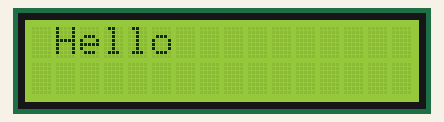
A sketch run on a simulated Arduino Uno, built with avr-gcc and run on an emulated ATmega328P. On the bench: 16×2 character LCD.

Above: at 0.1 s.
At 1.1 s:
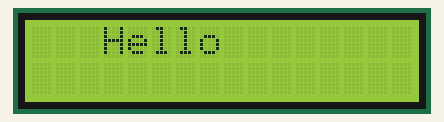
At 2.6 s:
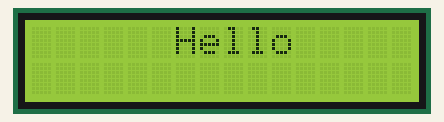
At 5.6 s:
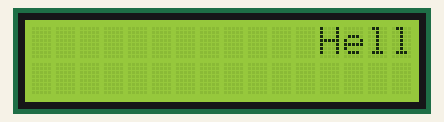
At 7.6 s:
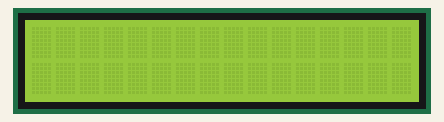
At 11.2 s:
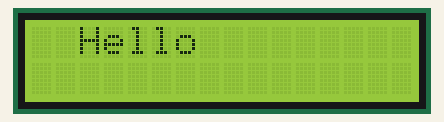

Measured:
- by itself, everything shown: repeats every 10.5 s, in 21 steps
- what the display in image 1 shows lasts 0.5 s, from 1.1 s to 1.6 s

The sketch:

Stroka.ino
```cpp
#include <LiquidCrystal_I2C.h>    // библиотека
LiquidCrystal_I2C lcd(0x27,16,2); //инициализация LCD дисплея, задание параметров (кол-во строк и символов);

bool flag = false;
void setup() {
  lcd.init();                      // инициализация LCD дисплея
  lcd.backlight();                 // включение подстветки
  lcd.setCursor(0,0);              //установка курсора на заданную позицию;
  lcd.print("Hello");              // Print a message to the LCD.

}

void loop() {
   if (flag == false){
   for (int i = 0; i <16 ; i++) {
    lcd.scrollDisplayRight();  // прокрутка содержимого дисплея на 1 позицию вправо;
      delay(500);
   }
   flag = true;
   }
   else {for (int i = 0; i <21 ; i++) {
    lcd.scrollDisplayRight();
      delay(500);
   } }
   for (int i = 0; i < 19; i++){
    lcd.scrollDisplayRight();
   }
 }

/*
 *Команды библиотеки LiquidCrystal_I2C.h*
name.init() // инициализация LCD дисплея
name.clear()  // Очистка дисплея с установкой курсора в положение 0,0.
name.home()   // Установка курсора в позицию 0,0. Работает как функция setCursor(0,0);
name.noDisplay() // Выключает дисплей.Данные на дисплее не будут отображаться до вызова функции display, но и не сотрутся из памяти ОЗУ, а после вызова функции display, опять будут отображаться.
name.display()  // Включает дисплей после того как он был выключен функцией noDisplay.
name.noBlink()   //Выключение мигающего курсора.
name.blink()    //Включение мигающего курсора.
name.noCursor() // Выключение подчеркивания курсора.
name.cursor     // Включение подчеркивания курсора.
name.scrollDisplayLeft()  // Сдвигает координаты дисплея на один столбец вправо.
Постоянный вызов данной функции создаст эффект бегущей строки.
Координаты сдвигаются как для имеющейся на дисплее информации, так и для той, которая будет выведена после.
name.scrollDisplayRight () // Сдвигает координаты дисплея на один столбец влево.
Постоянный вызов данной функции создаст эффект бегущей строки.
Координаты сдвигаются как для имеющейся на дисплее информации, так и для той, которая будет выведена после.
name.leftToRight()  // Указывает, что после каждого нового символа, положение курсора должно сдвигаться на один столбец вправо.
name.rightToLeft()  // Указывает, что после каждого нового символа, положение курсора должно сдвигаться на один столбец влево.
name.shiftIncrement
name.shiftDecrement
name.noBacklight     // Выключение подсветки дисплея.
name.backlight       // Включение подсветки дисплея.
name.autoscroll()    // Указывает, что в дальнейшем, текст нужно выравнивать по правому краю от изначальной позиции курсора.
name.noAutoscroll()  // Указывает, что в дальнейшем, текст нужно выравнивать по левому краю от изначальной позиции курсора.
name.createChar(num,array) // Запись пользовательского символа в CGRAM дисплея под указанным номером. num: номер под которым будет записан символ (от 1 до 7).
array: массив представляющий записываемый символ.
name.setCursor(col,row) // Установка курсора в указанную позицию.
name.print // Вывод текста, символов или цифр на экран дисплея.
name.blink_on
name.blink_off
name.cursor_on
name.cursor_off
name.setBacklight(flag)  // Управление подсветкой (вместо функций noBacklight и backlight).
name.load_custom_character
name.printstr
*/
```
